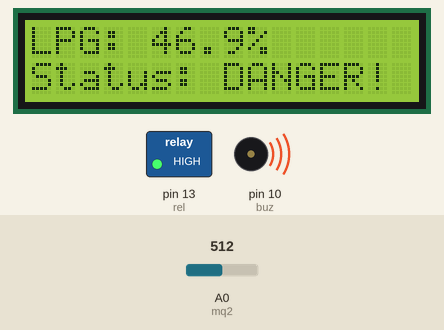
This sketch was run on a simulated Arduino Uno, built with avr-gcc and run on an emulated ATmega328P. Parts: 16×2 character LCD, switched loads named in the sketch (green lamp = pin HIGH), buzzer (waves = sounding). The test bench sets the inputs (shaded band); at power-on: A0 (mq2) = 512.

Above: at 3.2 s.
3.3 s: A0 (mq2) set to 260
At 4.7 s:
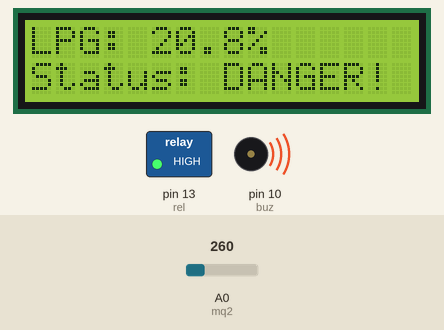
5.0 s: A0 (mq2) set to 244
At 5.7 s:
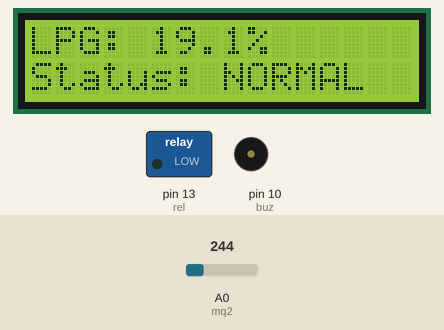
6.6 s: A0 (mq2) set to 306
At 7.7 s:
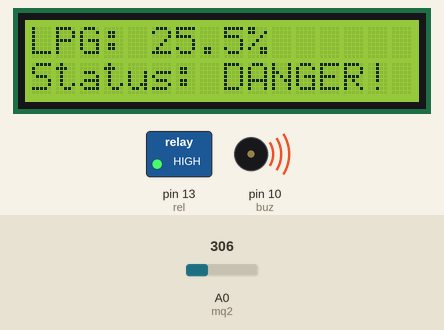
Timing chart, 0 to 9.6 s (numbered marks = the images above; inputs shaded):
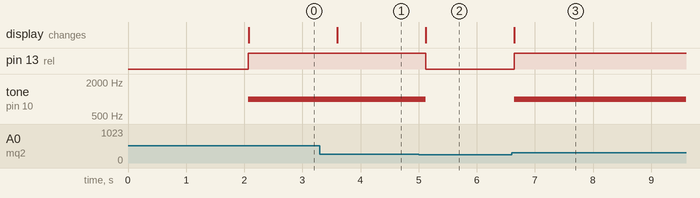

Measured:
- the behaviour switches between 253 and 252 on A0 (mq2) (found by bisection; images 1 and 2)
- after the input at 3.3 s, the display: changes after 0.30 s (image 1)
- after the input at 5.0 s, pin 13 (rel): HIGH → LOW after 0.12 s; tone on pin 10 (buz): 1000 Hz → silent after 0.12 s; the display: changes after 0.12 s (image 2)
- after the input at 6.6 s, pin 13 (rel): LOW → HIGH at once; tone on pin 10 (buz): silent → 1000 Hz at once; the display: changes at once (image 3)

The sketch:

sketch.ino
```cpp
#include <LiquidCrystal.h>

int mq2 = A0;
int rel = 13;
int buz = 10;
int d;
float p;

LiquidCrystal lcd(12, 11, 5, 4, 3, 2);

void setup() {
  pinMode(rel, OUTPUT);
  pinMode(buz, OUTPUT);
  digitalWrite(rel, LOW);
  digitalWrite(buz, LOW);

  lcd.begin(16, 2);
  lcd.setCursor(0, 0);
  lcd.print(" LPG DETECTOR ");
  lcd.setCursor(0, 1);
  lcd.print(" INITIALIZING...");
  delay(2000);
  lcd.clear();
}

void loop() {
  d = analogRead(mq2);

  if (d < 60) {
    p = 0;
  } else {
    p = (float)(d - 60) * 100.0 / (1023.0 - 60.0);
  }

  lcd.setCursor(0, 0);
  lcd.print("LPG: ");
  lcd.print(p, 1);
  lcd.print("%     ");

  lcd.setCursor(0, 1);
  if (p > 20.0) {
    digitalWrite(rel, HIGH);
    tone(buz, 1000);          // Kích hoạt âm thanh tần số 1000Hz
    lcd.print("Status: DANGER! ");
  } else {
    digitalWrite(rel, LOW);
    noTone(buz);              // Tắt còi
    lcd.print("Status: NORMAL  ");
  }

  delay(300);
}
```
